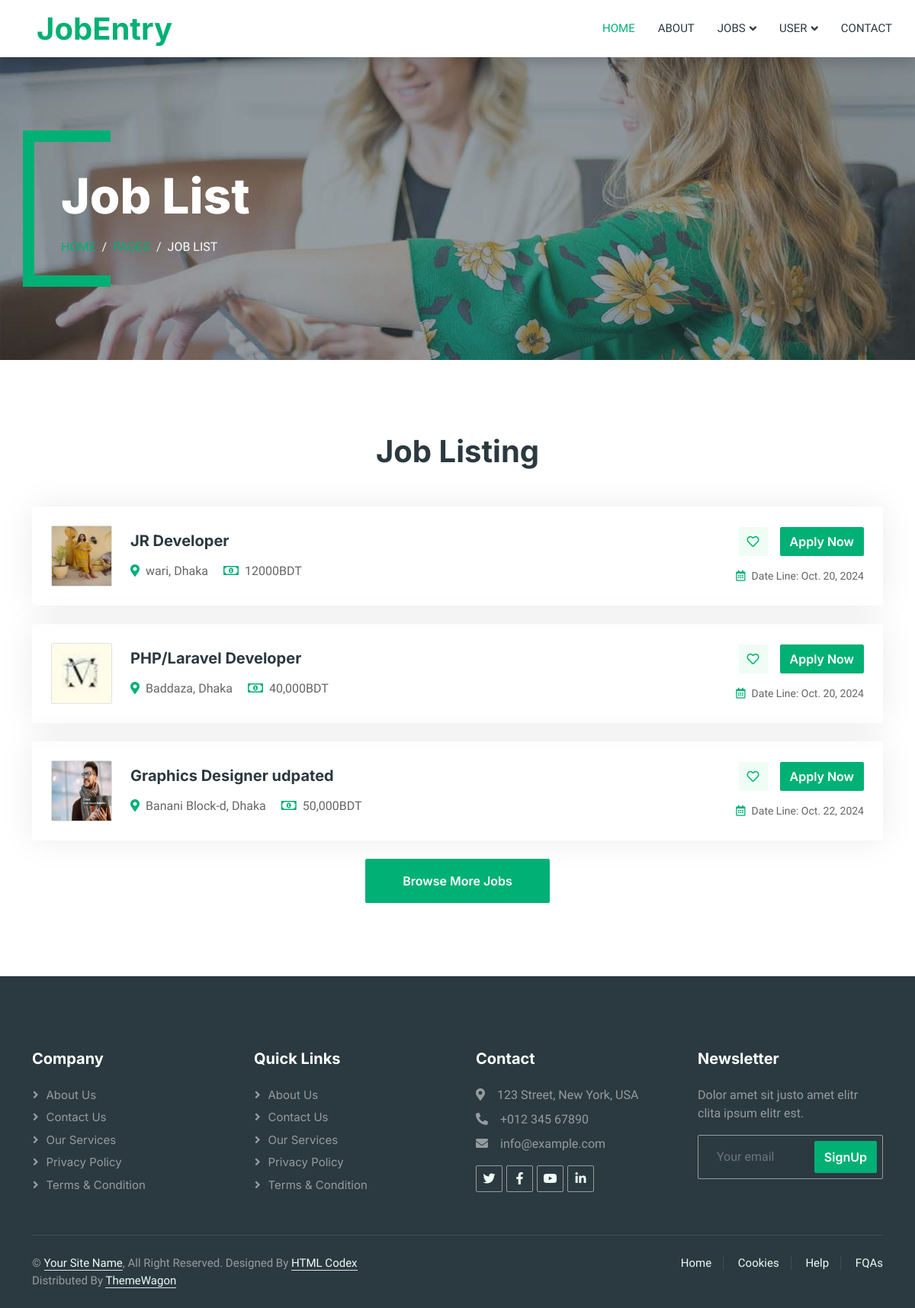
The app's page /job_feed/ with its own data.
### App/models.py (models this page shows, shortened)
class JobModel(models.Model):
    user = models.ForeignKey(CustomUser, on_delete=models.CASCADE, null=True)
    job_title = models.CharField(max_length=50, null=True)
    JOB_TYPES = [
        ('full_time', 'Full-time'),
        ('part_time', 'Part-time'),
        ('internship', 'Internship'),
        ('freelance', 'Freelance'),
    ]
    job_type = models.CharField(max_length=100, choices=JOB_TYPES, null=True)
    job_description = models.TextField(max_length=500, null=True)
    company_logo = models.ImageField(upload_to="media/cv",null=True)
    company_name = models.CharField(max_length=50, null=True)
    job_location = models.CharField(max_length=100, null=True)
    salary = models.CharField(max_length=50, null=True)
    create_at = models.DateField(auto_now=True, null=True)
    update_at = models.DateField(auto_now_add=True, null=True)
    deadline = models.DateField(null=True)
    qualifications = models.CharField(max_length=200, null=True)

### App/views.py (the view)
# urls.py: path('job_feed/', job_feed, name='job_feed'),
def job_feed(req):
    data = JobModel.objects.all()
    context = {
        'jobs':data
    }
    return render(req, "common/job-list.html", context)

### App/templates/common/job-list.html (shortened to what this page needs)
{% extends "common/master.html" %}
{% block body %}
{% include 'layouts/navbar.html' %}
        <div class="container-xxl py-5 bg-dark page-header mb-5">
            <div class="container my-5 pt-5 pb-4">
                <h1 class="display-3 text-white mb-3 animated slideInDown">Job List</h1>
                <nav aria-label="breadcrumb">
                    <ol class="breadcrumb text-uppercase">
                        <li class="breadcrumb-item"><a href="#">Home</a></li>
                        <li class="breadcrumb-item"><a href="#">Pages</a></li>
                        <li class="breadcrumb-item text-white active" aria-current="page">Job List</li>
                    </ol>
                </nav>
            </div>
        </div>
        <div class="container-xxl py-5">
            <div class="container">
                <h1 class="text-center mb-5 wow fadeInUp" data-wow-delay="0.1s">Job Listing</h1>
                <div class="tab-class text-center wow fadeInUp" data-wow-delay="0.3s">
                    <div class="tab-content">
                        <div id="tab-1" class="tab-pane fade show p-0 active">
                            {% for j in jobs %}
                            <div class="job-item p-4 mb-4">
                                <div class="row g-4">
                                    <div class="col-sm-12 col-md-8 d-flex align-items-center">
                                        <img class="flex-shrink-0 img-fluid border rounded" src="/{{j.company_logo}}" alt="" style="width: 80px; height: 80px;">
                                        <div class="text-start ps-4">
                                            <h5 class="mb-3">{{j.job_title}}</h5>
                                            <span class="text-truncate me-3"><i class="fa fa-map-marker-alt text-primary me-2"></i>{{j.job_location}}</span>
                                            <span class="text-truncate me-0"><i class="far fa-money-bill-alt text-primary me-2"></i>{{j.salary}}BDT</span>
                                        </div>
                                    </div>
                                    <div class="col-sm-12 col-md-4 d-flex flex-column align-items-start align-items-md-end justify-content-center">
                                        <div class="d-flex mb-3">
                                            <a class="btn btn-light btn-square me-3" href=""><i class="far fa-heart text-primary"></i></a>
                                        {% if user.user_type == "recruiter" %}
                                            <a class="btn btn-primary" href="{% url 'view_job' j.id %}">View</a>
                                        {% else %}
                                            <a class="btn btn-primary" href="{% url 'view_job' j.id %}">Apply Now</a>
                                        {% endif %}
                                        </div>
                                        <small class="text-truncate"><i class="far fa-calendar-alt text-primary me-2"></i>Date Line: {{j.deadline}}</small>
                                    </div>
                                </div>
                            </div>
                            {% endfor %}
                            <a class="btn btn-primary py-3 px-5" href="">Browse More Jobs</a>
                        </div>
                    </div>
                </div>
            </div>
        </div>
        {% include 'layouts/footer.html' %}
{% endblock body %}

### App/static/css/style.css (style rules this page uses)
:root { --primary: #00B074; --secondary: #2B9BFF; --light: #EFFDF5; --dark: #2B3940; }
.btn { font-family: 'Inter', sans-serif; font-weight: 600; transition: .5s; }
.btn.btn-primary, .btn.btn-secondary { color: #FFFFFF; }
.btn-square { width: 38px; height: 38px; }
.btn-square, .btn-sm-square, .btn-lg-square { padding: 0; display: flex; align-items: center; justify-content: center; font-weight: normal; border-radius: 2px; }
.header-carousel .container, .page-header .container { position: relative; padding: 45px 0 45px 35px; border-left: 15px solid var(--primary); }
.header-carousel .container::before, .header-carousel .container::after, .page-header .container::before, .page-header .container::after { position: absolute; content: ""; top: 0; left: 0; width: 100px; height: 15px; background: var(--primary); }
.header-carousel .container::after, .page-header .container::after { top: 100%; margin-top: -15px; }
.page-header { background: linear-gradient(rgba(43, 57, 64, .5), rgba(43, 57, 64, .5)), url(../img/carousel-1.jpg) center center no-repeat; background-size: cover; }
.breadcrumb-item + .breadcrumb-item::before { color: var(--light); }
.job-item { border: 1px solid transparent; border-radius: 2px; box-shadow: 0 0 45px rgba(0, 0, 0, .08); transition: .5s; }

### records on screen
JobModel: company_logo (picture), job_title "JR Developer", job_location "wari, Dhaka", salary "12000", deadline "Oct. 20, 2024"
JobModel: company_logo (picture), job_title "PHP/Laravel Developer", job_location "Baddaza, Dhaka", salary "40,000", deadline "Oct. 20, 2024"
JobModel: company_logo (picture), job_title "Graphics Designer udpated", job_location "Banani Block-d, Dhaka", salary "50,000", deadline "Oct. 22, 2024"
